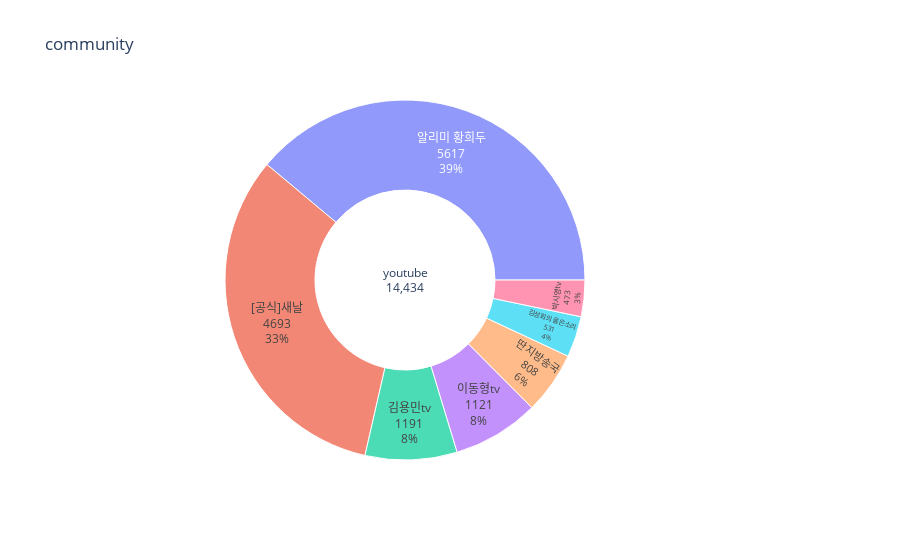

Here is the notebook cell this chart was saved with:
### Code cell
import plotly.graph_objects as go

fig =go.Figure(go.Sunburst(
    labels=["youtube", "딴지방송국", "[공식]새날", "이동형tv", "김용민tv", "김성회의 옳은소리", "알리미 황희두", "박시영tv"],
    parents=["", "youtube", "youtube", "youtube", "youtube", "youtube", "youtube", "youtube"],
    values=[14434,808,4693,1121,1191,531,5617,473],
    textinfo= 'label+value+percent entry',
    branchvalues= "total"))

fig= fig.update_layout(title_text="community",margin = dict(t=100, l=10, r=100, b=100))
fig.show()

### Figure 1 — Plotly figure (JSON) as saved in the notebook; plotly's stock layout.template omitted (floating-point values rounded to 4 significant figures)
{"data": [{"branchvalues": "total", "labels": ["youtube", "딴지방송국", "[공식]새날", "이동형tv", "김용민tv", "김성회의 옳은소리", "알리미 황희두", "박시영tv"], "parents": ["", "youtube", "youtube", "youtube", "youtube", "youtube", "youtube", "youtube"], "textinfo": "label+value+percent entry", "type": "sunburst", "values": [14434, 808, 4693, 1121, 1191, 531, 5617, 473]}], "layout": {"margin": {"b": 100, "l": 10, "r": 100, "t": 100}, "title": {"text": "community"}}}
